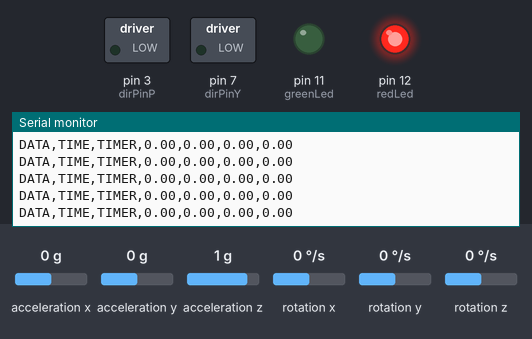
This sketch was run on a simulated Arduino Uno, built with avr-gcc and run on an emulated ATmega328P. On the bench: switched loads named in the sketch (green lamp = pin HIGH), output pins drawn as LEDs (lit = HIGH), the last lines printed to the serial monitor. The test bench sets the inputs (shaded band); at power-on: acceleration y 0 g, acceleration z 1 g, acceleration x 0 g, rotation x 0 °/s, rotation y 0 °/s, rotation z 0 °/s.

Above: at 1.7 s.
1.8 s: acceleration y set to -0.2 g
At 1.95 s:
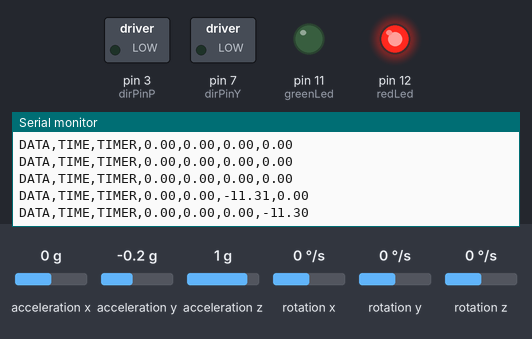
4.8 s: acceleration z set to 0.1 g
At 4.96 s:
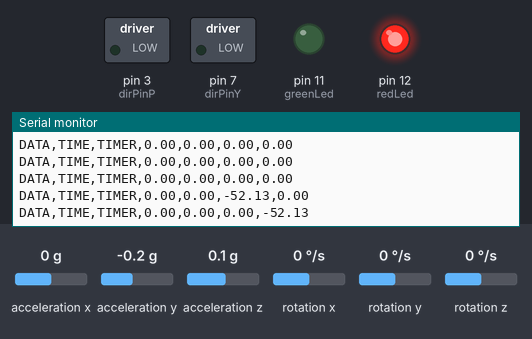
7.8 s: acceleration z set to -0.2 g
At 7.93 s:
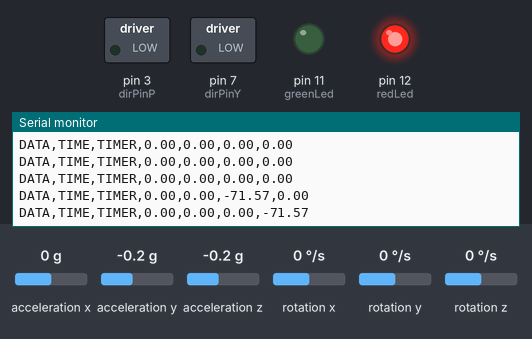
Timing chart, 0 to 10.8 s (numbered marks = the images above; inputs shaded):
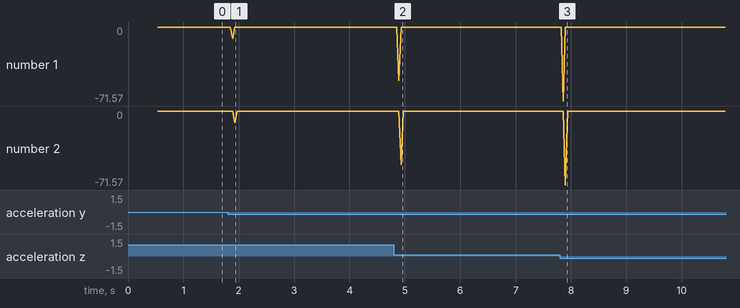

The sketch:

Drone_Gimbal_v04.ino
```cpp
// (licence header left out)
#include "I2Cdev.h"
#include "MPU6050_6Axis_MotionApps20.h"
#include "Wire.h"
#include "MedianFilter.h"

//=== MPU6050 variables
MPU6050 mpu;                  // class default I2C address is 0x68, AD0 pin not in use
uint16_t packetSize;          // expected DMP packet size (default is 42 bytes)
uint16_t fifoCount;           // count of all bytes currently in FIFO
uint8_t fifoBuffer[64];       // FIFO storage buffer
Quaternion q;                 // [w, x, y, z]         quaternion container
VectorFloat gravity;          // [x, y, z]            gravity vector
float ypr[3];                 // [yaw, pitch, roll]   yaw/pitch/roll container and gravity vector

//=== Interrupt variables
int timer1_counter;           // defines timer frequency
bool flag = 0;                // timer flag

//=== Yaw/Pitch handling variables
float netYaw;                 // motor movement signal for yaw
float netPitch;               // ...same for pitch
float yawStep;                // defines number of steps for yaw motor
float pitchStep;              // ...same for pitch
bool yawDir;                  // yaw motor direction, T/F
bool pitchDir;                // ...same for pitch

//=== Leica input variables
String inString = "";         // string to hold input from Leica
float Leica_Data[2] = {0, 0};          // [yaw, pitch]
float Leica_Prev[2] = {0, 0};
float netYawLeica = 0;
float netPitchLeica = 0;

//=== Median Filter variables
MedianFilter yawmed(3, 0);    // 3-sample median filter to smooth out yaw motor response with minimal latency
MedianFilter pitmed(3, 0);    // ...same for pitch
int y = 0;                    // yaw angle in degrees, output of IMU
int p = 0;                    // ...same for pitch
float y_out_f = 0;            // output of yaw median filter
float p_out_f = 0;            // ...same for pitch

//=== Startup sequence variables
const int redLed = 12;        // defines output pin for red led
const int greenLed = 11;      // ...same for green
long previous_millis = 0;     // counter for led function
bool demo_motors = 0;         // optional demo function within startup sequence
bool motors_can_turn = 0;     // if true, motors will turn in response to IMU/Leica input
bool startup_complete = 0;    // false until startup sequence complete; prevents startup sequence repeating

// ================================================================
// ===               STEPPER DEFINITIONS                        ===
// ================================================================

int dirPinP = 3;        // X motor on shield
int stepperPinP = 2;    // X motor on shield
int dirPinY = 7;        // Y motor on shield
int stepperPinY = 6;    // Y motor on shield

// ================================================================
// ===                    STEP FUNCTION                         ===
// ================================================================
/* By looping to the max steps of yaw/pitch motor at a set speed,
   the motor that moves the least distance will sit and wait until
   the other motor is finished.
*/
void step(boolean dirY, int stepsY,
          boolean dirP, int stepsP) {
  digitalWrite(dirPinY, dirY);                          // set yaw motor direction based on boolean input
  digitalWrite(dirPinP, dirP);                          // ...same for pitch motor
  delay(7);
  int max_steps = max(stepsY, stepsP);                  // which steps variable is biggest?
  for (int i = 0; i < max_steps; i++) {                 // ...count to largest steps variable
    if (i < stepsY) digitalWrite(stepperPinY, HIGH);    // stop motor when it reaches relevant steps value
    if (i < stepsP) digitalWrite(stepperPinP, HIGH);
    delayMicroseconds(75);                              // defines motor speed, 50us is fast, 500us is slow
    if (i < stepsY) digitalWrite(stepperPinY, LOW);
    if (i < stepsP) digitalWrite(stepperPinP, LOW);
    delayMicroseconds(75);                              // should be the same as the above
  }
}

// ================================================================
// ===                      INITIAL SETUP                       ===
// ================================================================

void setup()
{
  //Serial.begin(115200);            // initialize serial communication
  Serial.begin(9600);

  Serial.println("CLEARDATA");
  Serial.println("LABEL, TIME, TIMER, NetYaw, NetYawFiltered, NetPitch, NetPitchFiltered");
  Serial.println("RESETTIMER");

  //=== LED setup
  pinMode(redLed, OUTPUT);
  pinMode(greenLed, OUTPUT);
  digitalWrite(redLed, HIGH);    // turn red LED on

  //=== IMU setup
  Wire.begin();                  // join I2C bus
  TWBR = 24;                     // 400kHz I2C clock
  mpu.initialize();              // initialise device
  mpu.dmpInitialize();           // load and configure DMP
  mpu.setXAccelOffset(-1343);    // ignore these offsets - not important to the project
  mpu.setYAccelOffset(-1155);
  mpu.setZAccelOffset(1033);
  mpu.setXGyroOffset(19);
  mpu.setYGyroOffset(-27);
  mpu.setZGyroOffset(16);
  mpu.setDMPEnabled(true);                  // turn on DMP
  packetSize = mpu.dmpGetFIFOPacketSize();  // get expected DMP packet size for later comparison
  fifoCount = mpu.getFIFOCount();

  //=== define stepper control outputs
  pinMode(dirPinY, OUTPUT);
  pinMode(stepperPinY, OUTPUT);
  pinMode(dirPinP, OUTPUT);
  pinMode(stepperPinP, OUTPUT);

  //=== set timer1_counter to the correct value for interrupt interval
  timer1_counter = 64911;     // preload timer 65536-16MHz/256/100Hz
  //timer1_counter = 64286;   // preload timer 65536-16MHz/256/50Hz
  //timer1_counter = 59286;   // preload timer 65536-16MHz/256/10Hz
  //timer1_counter = 53036;   // preload timer 65536-16MHz/256/5Hz
  //timer1_counter = 34286;   // preload timer 65536-16MHz/256/2Hz

  //=== interrupt setup
  noInterrupts();           // disable all interrupts
  TCCR1A = 0;               // timer control register A
  TCCR1B = 0;               // timer control register B
  TCNT1 = timer1_counter;   // preload timer
  TCCR1B |= (1 << CS12);    // 256 prescaler
  TIMSK1 |= (1 << TOIE1);   // enable timer overflow interrupt
  interrupts();             // enable all interrupts
}

// ================================================================
// ===                    MOTOR INTERRUPT                       ===
// ================================================================

ISR(TIMER1_OVF_vect) {      // interrupt service routine
  TCNT1 = timer1_counter;   // preload timer
  flag = 1;                 // set flag high
}

// ================================================================
// ===                    MAIN PROGRAM LOOP                     ===
// ================================================================

void loop() {

  //=== startup procedure
//  unsigned long current_millis = millis();
//  if ((!startup_complete) && ((current_millis - previous_millis) > 15000)) { // valid after 15s
//Serial.println("if loop");
//    //=== optional motor demo
//    if (demo_motors) {
//      step(1, 400, 0, 0);                           // yaw motor 1/4 turn forwards
//      step(0, 400, 0, 0);                           // yaw motor 1/4 turn backwards
//      step(0, 0, 1, 400);                           // pitch motor 1/4 turn forwards
//      step(0, 0, 0, 400);                           // pitch motor 1/4 turn backwards
//      step(1, 400, 1, 400);                         // both motors 1/4 turn forwards
//      step(0, 400, 0, 400);                         // both motors 1/4 turn backwards
//    }
//
//    digitalWrite(redLed, LOW);                      // turn off red LED
//    digitalWrite(greenLed, HIGH);                   // turn on green LED
//    motors_can_turn = 1;                            // allow motors to rotate in response to IMU/Leica input
//    startup_complete = 1;                           // ensure this loop isn't entered again after 15s
//  }

  //  //=== check for Leica data via serial
  //  float netYawLeica_prev = netYawLeica;
  //  float netPitchLeica_prev = netPitchLeica;
  //
  //  Leica_Prev[0] = Leica_Data[0]; //store previous Leica co-ordinates
  //  Leica_Prev[1] = Leica_Data[1];
  //  if (Serial.available()) {
  //    int x = 0;
  //    int inChar = Serial.read();                           // receive data from VS code; this should be a vector with r,z,theta in m and deg respectively
  //    // Serial.println(Leica_Data);
  //    for (int i = 0; i <= 1; i++) {
  //      if (inChar != ',') {   // if it hasn't seen a comma
  //        inString += (char)inChar;                         // add inChar character to inString
  //      }
  //      else {                                              // if a comma is found
  //        //Serial.print(inString);
  //        Leica_Data[x] = (inString.toFloat());             // store data in Leica_Data
  //        //Serial.print(Leica_Data[x]);
  //        inString = "";                                    // clear inString for next input
  //        x++;                                              // increment x for Leica_Data
  //      }
  //    }
  //  }
  //  float netYawLeica = Leica_Data[0] - Leica_Prev[0];
  //  float netPitchLeica = Leica_Data[1] - Leica_Prev[1];
  //
  //  //=== stops the Leica signal from affecting the motor control signal every interrupt
  //  // if the netYawLeica value hasn't changed since the last loop of the main code, set its
  //  // output to zero to avoid the motors continuously correcting the same position signal
  //  if ((netYawLeica == netYawLeica_prev) && (netPitchLeica == netPitchLeica_prev)) {
  //    netYawLeica = 0;
  //    netYawLeica_prev = 0;
  //    netPitchLeica = 0;
  //    netPitchLeica_prev = 0;
  //  }

  //=== interrupt is active
  if (flag) {
    flag = 0;                             // reset the interrupt flag
    while (fifoCount < packetSize) {
      fifoCount = mpu.getFIFOCount();     // get current FIFO count
    }
    if (fifoCount == 1024) {
      mpu.resetFIFO();                    // reset if overflow
    }
    else {
      while (fifoCount >= packetSize) {
        mpu.getFIFOBytes(fifoBuffer, packetSize);
        fifoCount -= packetSize;          // subtract packetSize from fifoCount
      }

      //=== store previous values from median filters
      float y_out_prev = y_out_f;
      float p_out_prev = p_out_f;

      //=== temporary for data acquisition
      float yawprev = ypr[0];
      float pitchprev = ypr[2];

      //=== poll IMU for data, output is ypr vector
      mpu.dmpGetQuaternion(&q, fifoBuffer);
      mpu.dmpGetGravity(&gravity, &q);
      mpu.dmpGetYawPitchRoll(ypr, &q, &gravity);
      mpu.resetFIFO();

//              Serial.print("Yaw\t");
//              Serial.println(ypr[0] * 180 / PI);
//              Serial.print("Pitch\t");
//              Serial.println(ypr[1] * 180 / PI);
//              Serial.print("Roll\t");
//              Serial.println(ypr[2] * 180 / PI);
//              Serial.println(" ");

      //=== Calculate filtered net yaw movement since last input
      y = int((ypr[0] * 180 / M_PI) * 100);         // yaw angle in degrees, multiplied by 100 to reduce errors when converting float to int
      yawmed.in(y);                                 // input yaw value to median filter
      int y_out = yawmed.out();                     // obtain median filter output
      y_out_f = float(y_out) / 100;                 // convert output to degree float value, remove 100x multiplier
      float netYawIMU = (y_out_f) - (y_out_prev);   // obtain net yaw since last measurement

      //=== Calculate filtered net pitch movement since last input
      p = int((ypr[2] * 180 / M_PI) * 100);         // pitch angle in degrees, multiplied by 100 to reduce errors when converting float to int
      pitmed.in(p);                                 // input pitch value to median filter
      int p_out = pitmed.out();                     // obtain median filter output
      p_out_f = float(p_out) / 100;                 // convert output to degree float value, remove 100x multiplier
      float netPitchIMU = (p_out_f) - (p_out_prev); // obtain net pitch since last measurement

      //=== Total yaw and pitch angles
      netYaw = netYawIMU + netYawLeica;           // need testing to check whether this is valid in CW or CCW setting on Leica
      netPitch = netPitchIMU + netPitchLeica;

      //=== Calculate yaw motor step and direction
      //      if (((netYaw) > -1.8) && ((netYaw) < 1.8)) { // if netYaw is less than equivalent of one step (1.8deg)
      //        yawStep = 0;                               // don't step the motor
      //      }
      //      else {                                       // netYaw is greater than one step
      yawStep = ((int)(netYaw) * (1600 / 360));  // step yaw motor by integer value; motor shield has 1600steps/rev
      //yawStep = ((int)(netYaw) * (400 / 360));  // step yaw motor by integer value; motor shield has 400steps/rev
      //      }
      if (yawStep < 0) {                           // if yawStep is negative
        yawDir = false;                            // rotate motor backwards
      }
      else {                                       // yawStep is positive
        yawDir = true;                             // rotate motor forwards
      }

      //=== Calculate pitch motor step and direction
      //      if (((netPitch) > -1.8) && ((netPitch) < 1.8)) { // if netPitch is less than equivalent of one step (1.8deg)
      //        pitchStep = 0;                                 // don't step the motor
      //      }
      //      else {                                           // netPitch is greater than one step
      pitchStep = ((int)(netPitch) * (1600 / 360));  // step pitch motor by integer value; motor shield has 1600steps/rev
      //pitchStep = ((int)(netPitch) * (200 / 360));  // step pitch motor by integer value; motor shield has 200steps/rev
      //      }
      if (pitchStep < 0) {                             // if pitchStep is negative
        pitchDir = false;                              // rotate motor backwards
      }
      else {                                           // pitchStep is positive
        pitchDir = true;                               // rotate motor forwards
      }

      Serial.print("DATA,TIME,TIMER,");
      Serial.print((ypr[0]-yawprev)*180/PI);
      Serial.print(",");
      Serial.print(netYawIMU);
      Serial.print(",");
      Serial.print((ypr[2]-pitchprev)*180/PI);
      Serial.print(",");
      Serial.println(netPitchIMU);
      //      Serial.print("\t");
      //      Serial.print(netPitchIMU);
      //      Serial.print("\t");
      //      Serial.println(yawStep);
      //      Serial.print("\t");
      //      Serial.print(pitchStep);
      //      Serial.print("\t");

      //=== Send motor command
      if (motors_can_turn) {
        step(yawDir, abs(yawStep), pitchDir, abs(pitchStep)); // control motors using calculated variables
      }
    }
  }
}
// end
```

Measured:
- after the input at 1.8 s, the serial monitor: prints a new line after 0.09 s (image 1)
- after the input at 4.8 s, the serial monitor: prints a new line after 0.09 s (image 2)
- after the input at 7.8 s, the serial monitor: prints a new line after 0.06 s (image 3)
